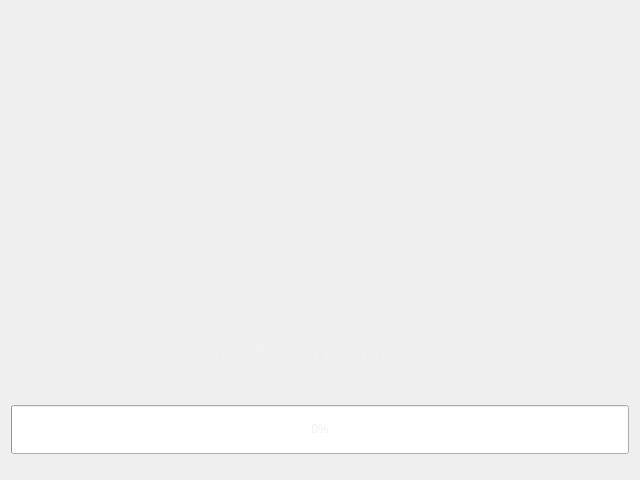
<?xml version="1.0" encoding="UTF-8"?>
<ui version="4.0">
 <class>MainWindow</class>
 <widget class="QMainWindow" name="MainWindow">
  <property name="geometry">
   <rect>
    <x>0</x>
    <y>0</y>
    <width>640</width>
    <height>480</height>
   </rect>
  </property>
  <property name="windowTitle">
   <string>OSMC Installer</string>
  </property>
  <property name="autoFillBackground">
   <bool>true</bool>
  </property>
  <property name="styleSheet">
   <string notr="true"/>
  </property>
  <widget class="QWidget" name="centralWidget">
   <property name="autoFillBackground">
    <bool>false</bool>
   </property>
   <property name="styleSheet">
    <string notr="true">border-image: url(:/assets/resources/install.png);
</string>
   </property>
   <layout class="QVBoxLayout" name="verticalLayout" stretch="60,19,10,3">
    <item>
     <spacer name="verticalSpacer">
      <property name="orientation">
       <enum>Qt::Vertical</enum>
      </property>
      <property name="sizeHint" stdset="0">
       <size>
        <width>20</width>
        <height>40</height>
       </size>
      </property>
     </spacer>
    </item>
    <item>
     <widget class="QLabel" name="statusLabel">
      <property name="font">
       <font>
        <family>Source Sans Pro</family>
        <pointsize>24</pointsize>
       </font>
      </property>
      <property name="autoFillBackground">
       <bool>false</bool>
      </property>
      <property name="styleSheet">
       <string notr="true">border-image: foo;
color:rgb(240, 240, 240);
</string>
      </property>
      <property name="text">
       <string>just a moment</string>
      </property>
      <property name="alignment">
       <set>Qt::AlignCenter</set>
      </property>
     </widget>
    </item>
    <item>
     <widget class="QProgressBar" name="statusProgressBar">
      <property name="sizePolicy">
       <sizepolicy hsizetype="Expanding" vsizetype="Expanding">
        <horstretch>0</horstretch>
        <verstretch>0</verstretch>
       </sizepolicy>
      </property>
      <property name="styleSheet">
       <string notr="true">border-image: foo;
color:rgb(240, 240, 240);
text-align: center;</string>
      </property>
      <property name="maximum">
       <number>100</number>
      </property>
      <property name="value">
       <number>0</number>
      </property>
     </widget>
    </item>
    <item>
     <spacer name="verticalSpacer_2">
      <property name="orientation">
       <enum>Qt::Vertical</enum>
      </property>
      <property name="sizeHint" stdset="0">
       <size>
        <width>20</width>
        <height>40</height>
       </size>
      </property>
     </spacer>
    </item>
   </layout>
  </widget>
 </widget>
 <layoutdefault spacing="6" margin="11"/>
 <resources/>
 <connections/>
</ui>
